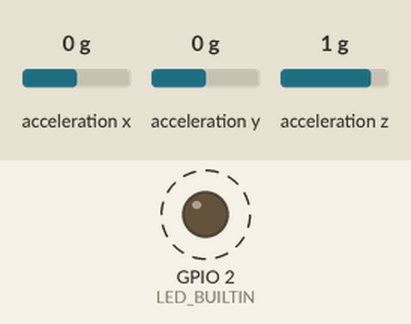
Bench run of a program on a simulated ESP32. Shown: output pins drawn as LEDs (lit = HIGH). Dashed ring = blinking. Inputs (shaded band) come from the test bench; at power-on: acceleration x 0 g, acceleration y 0 g, acceleration z 1 g. What the program prints to the serial monitor is not drawn.

Above: at 1.5 s.
Timing chart, 0 to 5.6 s (numbered marks = the images above):
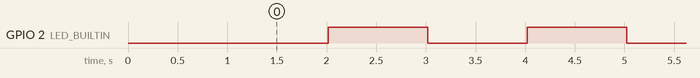

Measured:
- by itself, GPIO 2 (LED_BUILTIN): alternates HIGH for 1.0 s and LOW for 1.0 s

The program:

main.cpp
```cpp
//#if (!PLATFORMIO)
// Enable Arduino-ESP32 logging in Arduino IDE
#ifdef CORE_DEBUG_LEVEL
#undef CORE_DEBUG_LEVEL
#endif
#ifdef LOG_LOCAL_LEVEL
#undef LOG_LOCAL_LEVEL
#endif

#define CORE_DEBUG_LEVEL 4
#define LOG_LOCAL_LEVEL CORE_DEBUG_LEVEL
//#endif

#include <Arduino.h>
#include <Wire.h>

//#include <esp32-hal-log.h>
#include "esp_log.h"
//
#include "I2Cdev.h"
#include "ADXL345.h"
static const char* TAG = "wemos32lolin";

ADXL345 accel;

bool ledStatus = false;

void i2c_scan() {
    byte error, address;
    uint8_t nDevices = 0;
    Serial.println("Scanning for I2C devices ...");
    for (address = 0x01; address < 0x7f; address++) {
        Wire.beginTransmission(address);
        error = Wire.endTransmission();
        if (error == 0) {
            Serial.printf("I2C device found at address 0x%02X\n", address);
            nDevices++;
        } else if (error != 2) {
            Serial.printf("Error %d at address 0x%02X\n", error, address);
        }
    }
    if (nDevices == 0) {
        Serial.println("No I2C devices found");
    }
}

void setup() {

    //  Library pins  SDA 19  SCL 23
    //Wire.begin(SDA_PIN, SCL_PIN);
    Wire.begin();
    pinMode(LED_BUILTIN, OUTPUT);
    bool ok = false;
    Serial.begin(115200);
    // while (!Serial);
    delay(1000);
    i2c_scan();
    Serial.println("Initializing I2C devices...");
    accel.initialize();
    Serial.println(accel.testConnection() ? "ADXL345 connection successful" : "ADXL345 connection failed");
    Serial.printf("LOG_LOCAL_LEVEL %d\n", LOG_LOCAL_LEVEL);
    //                                   esp32-hal-log.h            esp_log.h
    //                       level 0 = ARDUHAL_LOG_LEVEL_NONE    = ESP_LOG_NONE
    ESP_LOGE(TAG, "ESP_LOGE, level 1 = ARDUHAL_LOG_LEVEL_ERROR   = ESP_LOG_ERROR");
    ESP_LOGW(TAG, "ESP_LOGW, level 2 = ARDUHAL_LOG_LEVEL_WARN    = ESP_LOG_WARN");
    ESP_LOGI(TAG, "ESP_LOGI, level 3 = ARDUHAL_LOG_LEVEL_INFO    = ESP_LOG_INFO");
    ESP_LOGD(TAG, "ESP_LOGD, level 4 = ARDUHAL_LOG_LEVEL_DEBUG   = ESP_LOG_DEBUG");
    ESP_LOGV(TAG, "ESP_LOGV, level 5 = ARDUHAL_LOG_LEVEL_VERBOSE = ESP_LOG_VERBOSE");
    ESP_LOGE(TAG, "using ESP_LOGE error log.");    // Critical errors, software module can not recover on its own
    ESP_LOGW(TAG, "using ESP_LOGW warn log.");     // Error conditions from which recovery measures have been taken
    ESP_LOGI(TAG, "using ESP_LOGI info log.");     // Information messages which describe normal flow of events
    ESP_LOGD(TAG, "using ESP_LOGD debug log.");    // Extra information which is not necessary for normal use (values, pointers, sizes, etc).
    ESP_LOGV(TAG, "using ESP_LOGV verbose log.");  // Bigger chunks of debugging information, or frequent messages which can potentially flood the output.

    log_i("Info Message");
    log_e("Error Message!");

}

void loop() {
    //uint8_t buffer[6];
    //int16_t ax, ay, az;
    int16_t a[3];
    //const
    char * buffer = (char *) &a[0];
    // read raw accel measurements from device
    //accel.getAcceleration(&ax, &ay, &az);
    accel.getAcceleration(&a[0], &a[1], &a[2]);

    // display comma-separated accel x/y/z values
    //Serial.printf("Accel x,y,z: %d, %d, %d\n", ax, ay, az);
    Serial.printf("Accel x,y,z: %d, %d, %d\n", a[0], a[1], a[2]);
    //Serial.write(buffer, 6); // send binary data
    digitalWrite(LED_BUILTIN, ledStatus);
    ledStatus = not ledStatus;
    delay(1000);
}
```
